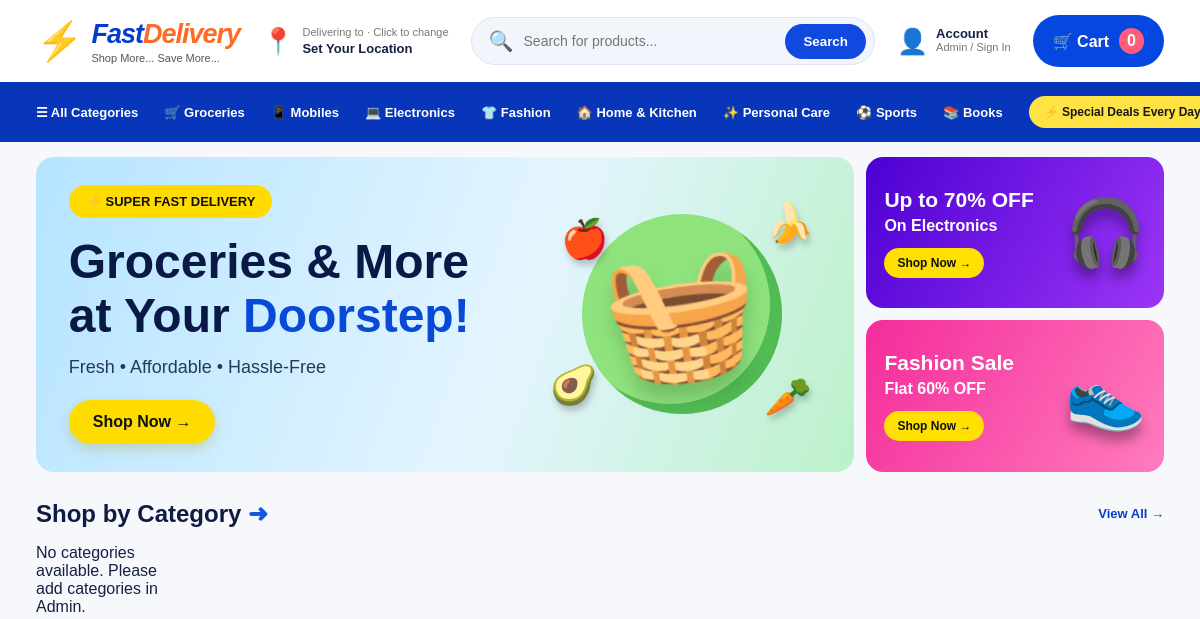
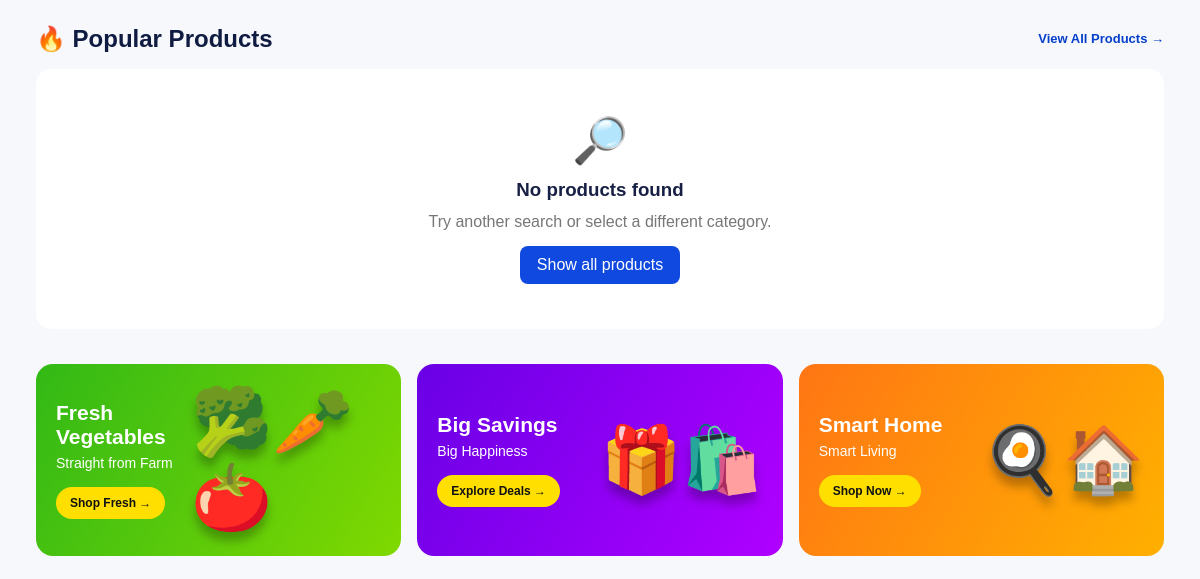
The app's page /?category=1 (upper part), older data (2 pictures, top to bottom).
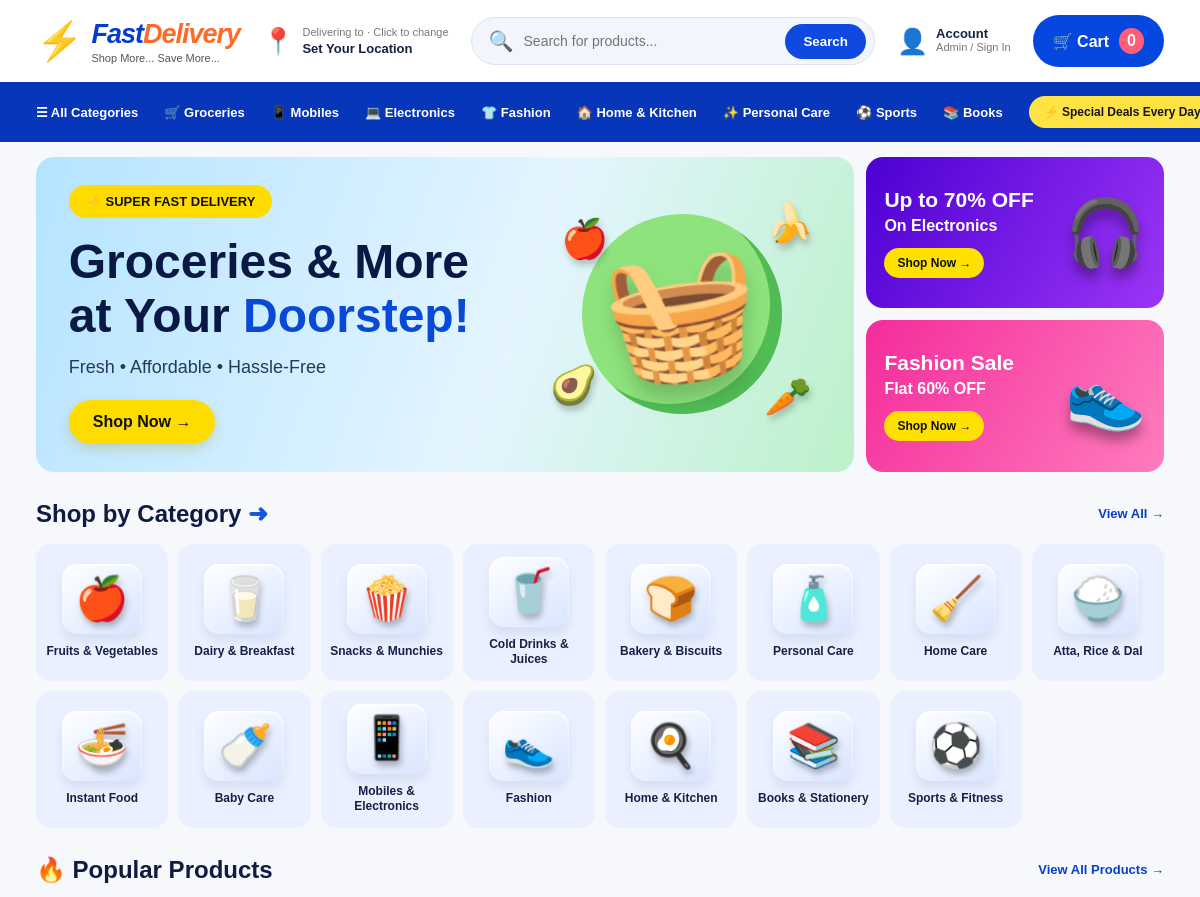
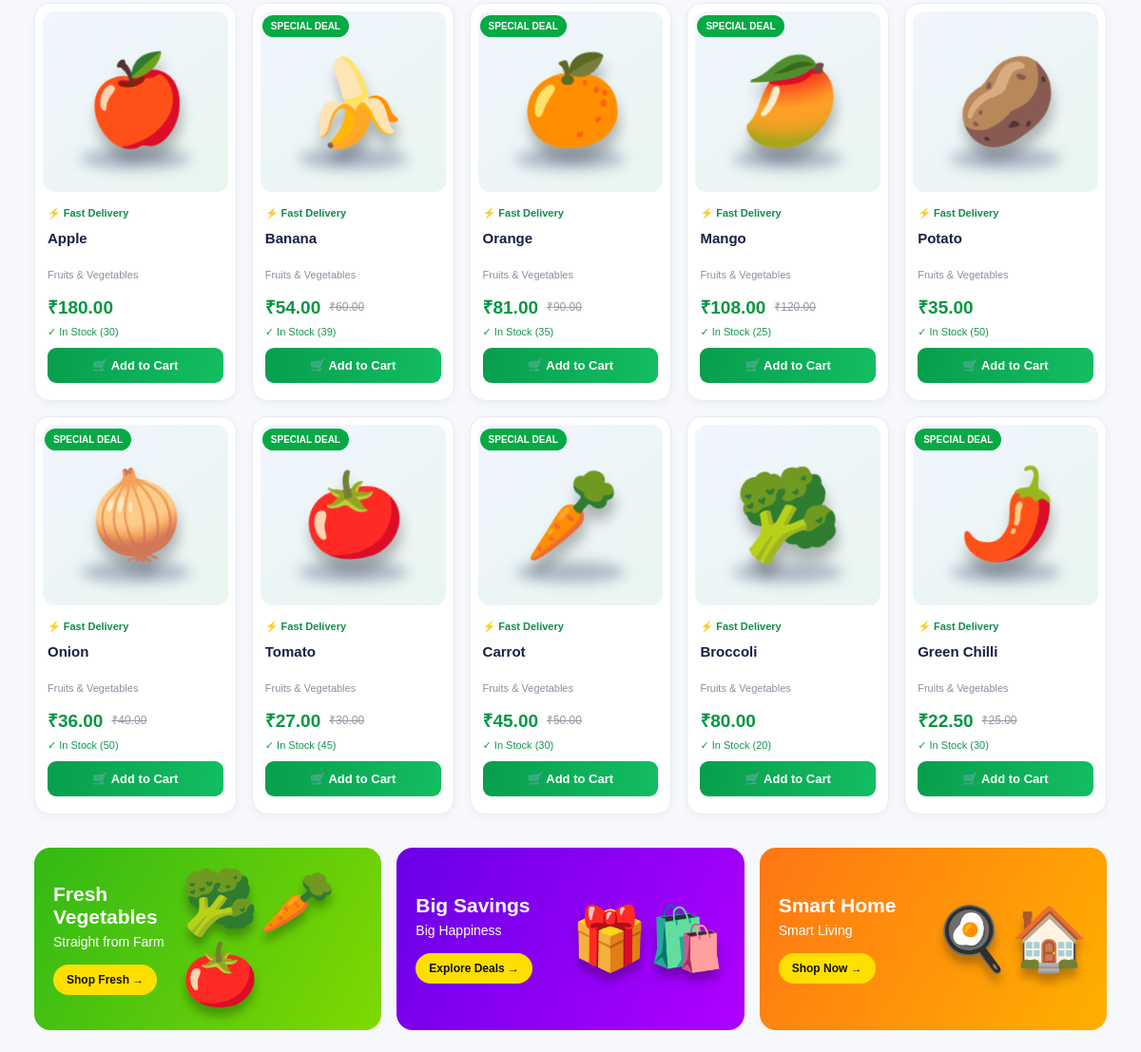
The same page, newer data (2 pictures, top to bottom).
### delivery_app/models.py (models this page shows, shortened)
class Category(models.Model):
    name = models.CharField(max_length=100)
    image = models.ImageField(
        upload_to="categories/",
        blank=True,
        null=True
    )

class Product(models.Model):
    category = models.ForeignKey(
        Category,
        on_delete=models.CASCADE,
        related_name="products"
    )
    name = models.CharField(max_length=200)
    description = models.TextField(blank=True)
    price = models.DecimalField(max_digits=10, decimal_places=2)
    discount_price = models.DecimalField(
        max_digits=10,
        decimal_places=2,
        blank=True,
        null=True
    )
    image = models.ImageField(
        upload_to="products/",
        blank=True,
        null=True
    )
    stock = models.PositiveIntegerField(default=0)
    is_available = models.BooleanField(default=True)

### delivery_app/views.py (the view)
# urls.py: path("", views.home, name="home"),
def home(request):
    categories = Category.objects.all()
    products = Product.objects.filter(is_available=True)
    search = request.GET.get("search", "").strip()
    category_id = request.GET.get("category", "").strip()
    if search:
        products = products.filter(name__icontains=search)
    if category_id:
        try:
            products = products.filter(category_id=int(category_id))
        except ValueError:
            pass
    items, total = get_cart_data(request)
    cart_count = sum(item["quantity"] for item in items)
    context = {
        "categories": categories,
        "products": products,
        "cart_count": cart_count,
        "search": search,
        "selected_category": category_id,
        "delivery_location": request.session.get(
            "delivery_location", {}
        ),
    }
    return render(
        request,
        "delivery_app/index.html",
        context
    )

### delivery_app/views.py (called while the page is built, shortened)
def get_cart_data(request):
    cart = request.session.get("cart", {})
    items = []
    total = Decimal("0.00")
    clean_cart = {}
    request.session["cart"] = clean_cart
    return items, total

### delivery_app/templates/delivery_app/index.html (shortened to what this page needs)
{% load static %}
<!DOCTYPE html>
<html lang="en">
<head>
    <link rel="stylesheet" href="{% static 'delivery_app/style.css' %}">
</head>
<body>
<header class="top-header">
    <a href="/" class="brand">
        <span class="brand-icon">⚡</span>
        <span>
            <strong>Fast<span>Delivery</span></strong>
            <small>Shop More... Save More...</small>
        </span>
    </a>
    <a href="{% url 'location' %}" class="location">
    <span class="location-icon">📍</span>
    <div>
        <small>Delivering to · Click to change</small>
        <strong>
            {% if delivery_location.city %}
                {{ delivery_location.city }} - {{ delivery_location.pincode }}
            {% else %}
                Set Your Location
            {% endif %}
        </strong>
    </div>
</a>
    <form method="GET" action="/" class="search-box">
        <span>🔍</span>
        <input type="text" name="search" value="{{ search }}"
               placeholder="Search for products...">
        <button type="submit">Search</button>
    </form>
    <a href="/admin/" class="account-link">
        <span>👤</span>
        <div><strong>Account</strong><small>Admin / Sign In</small></div>
    </a>
    <a href="{% url 'cart' %}" class="cart-button">
    🛒 Cart <span>{{ cart_count }}</span>
    </a>
</header>
<nav class="main-nav">
    <a href="/#categories">☰ All Categories</a>
    <a href="/?category=1#products">🛒 Groceries</a>
    <a href="/#products">📱 Mobiles</a>
    <a href="/#products">💻 Electronics</a>
    <a href="/#products">👕 Fashion</a>
    <a href="/#products">🏠 Home & Kitchen</a>
    <a href="/#products">✨ Personal Care</a>
    <a href="/#products">⚽ Sports</a>
    <a href="/#products">📚 Books</a>
    <span class="free-delivery">⚡ Special Deals Every Day</span>
</nav>
<main>
    <section class="hero-layout">
        <div class="hero-banner">
            <div class="hero-text">
                <span class="hero-label">⚡ SUPER FAST DELIVERY</span>
                <h1>Groceries & More<br>at Your <span>Doorstep!</span></h1>
                <p>Fresh • Affordable • Hassle-Free</p>
                <a href="#products" class="yellow-button">Shop Now →</a>
            </div>
            <div class="hero-art">
                <div class="hero-circle"></div>
                <span>🧺</span>
                <span class="hero-fruit fruit-one">🍎</span>
                <span class="hero-fruit fruit-two">🍌</span>
                <span class="hero-fruit fruit-three">🥑</span>
                <span class="hero-fruit fruit-four">🥕</span>
            </div>
        </div>
        <div class="side-banners">
            <div class="side-banner electronics-banner">
                <div>
                    <h2>Up to 70% OFF</h2>
                    <p>On Electronics</p>
                    <a href="#products">Shop Now →</a>
                </div>
                <span>🎧</span>
            </div>
            <div class="side-banner fashion-banner">
                <div>
                    <h2>Fashion Sale</h2>
                    <p>Flat 60% OFF</p>
                    <a href="#products">Shop Now →</a>
                </div>
                <span>👟</span>
            </div>
        </div>
    </section>
    <section class="section-block" id="categories">
        <div class="section-heading">
            <h2>Shop by Category <span>➜</span></h2>
            <a href="/">View All →</a>
        </div>
        <div class="category-grid">
            {% for category in categories %}
            <a href="/?category={{ category.id }}#products" class="category-card">
                {% if category.image %}
                    <img src="{{ category.image.url }}" alt="{{ category.name }}">
                {% else %}
                    <div class="category-art" data-category="{{ category.name }}">
                        <span class="category-emoji">🛍️</span>
                    </div>
                {% endif %}
                <strong>{{ category.name }}</strong>
            </a>
            {% empty %}
                <p>No categories available. Please add categories in Admin.</p>
            {% endfor %}
        </div>
    </section>
    <section class="section-block" id="products">
        <div class="section-heading">
            <h2>🔥 Popular Products</h2>
            <a href="/">View All Products →</a>
        </div>
        <div class="product-grid">
            {% for product in products %}
            <article class="product-card">
                {% if product.discount_price %}
                    <span class="discount-badge">SPECIAL DEAL</span>
                {% endif %}
                <div class="product-image">
                    {% if product.image %}
                        <img src="{{ product.image.url }}" alt="{{ product.name }}">
                    {% else %}
                        <div class="product-art"
                             data-category="{{ product.category.name }}"
                             data-name="{{ product.name }}">
                            <span class="product-emoji">🛍️</span>
                            <span class="product-platform"></span>
                        </div>
                    {% endif %}
                </div>
                <div class="product-details">
                    <span class="delivery-tag">⚡ Fast Delivery</span>
                    <h3>{{ product.name }}</h3>
                    <small class="product-category">{{ product.category.name }}</small>
                    <div class="price-row">
                        {% if product.discount_price %}
                            <strong>₹{{ product.discount_price }}</strong>
                            <del>₹{{ product.price }}</del>
                        {% else %}
                            <strong>₹{{ product.price }}</strong>
                        {% endif %}
                    </div>
                    {% if product.stock > 0 %}
                        <p class="stock-status">✓ In Stock ({{ product.stock }})</p>
                        <form method="POST" action="{% url 'add_to_cart' product.id %}">
                            <button type="submit" class="add-button">
                                🛒 Add to Cart
                            </button>
                        </form>
                    {% else %}
                        <p class="out-stock">Currently unavailable</p>
                        <button class="add-button disabled" disabled>Out of Stock</button>
                    {% endif %}
                </div>
            </article>
            {% empty %}
                <div class="no-products">
                    <span>🔎</span>
                    <h3>No products found</h3>
                    <p>Try another search or select a different category.</p>
                    <a href="/">Show all products</a>
                </div>
            {% endfor %}
        </div>
    </section>
    <section class="promotion-grid">
        <div class="promotion fresh-promo">
            <div>
                <h2>Fresh Vegetables</h2>
                <p>Straight from Farm</p>
                <a href="#products">Shop Fresh →</a>
            </div>
            <span>🥦🥕🍅</span>
        </div>
        <div class="promotion saving-promo">
            <div>
                <h2>Big Savings</h2>
                <p>Big Happiness</p>
                <a href="#products">Explore Deals →</a>
            </div>
            <span>🎁🛍️</span>
        </div>
        <div class="promotion home-promo">
            <div>
                <h2>Smart Home</h2>
                <p>Smart Living</p>
                <a href="#products">Shop Now →</a>
            </div>
            <span>🍳🏠</span>
        </div>
    </section>
</main>
</body>
</html>

Row changes from the older to the newer data that the page shows:
added Category: name "Fruits & Vegetables"
added Category: name "Dairy & Breakfast"
added Category: name "Snacks & Munchies"
added Category: name "Cold Drinks & Juices"
added Category: name "Bakery & Biscuits"
added Category: name "Personal Care"
added Category: name "Home Care"
added Category: name "Atta, Rice & Dal"
added Category: name "Instant Food"
added Category: name "Baby Care"
added Category: name "Mobiles & Electronics"
added Category: name "Fashion"
added Category: name "Home & Kitchen"
added Category: name "Books & Stationery"
added Category: name "Sports & Fitness"
added Product: name "Apple", category.name "Fruits & Vegetables", price "180.00", stock "30"
added Product: shows "SPECIAL DEAL", name "Banana", category.name "Fruits & Vegetables", discount_price "54.00", price "60.00", stock "39"
added Product: shows "SPECIAL DEAL", name "Orange", category.name "Fruits & Vegetables", discount_price "81.00", price "90.00", stock "35"
added Product: shows "SPECIAL DEAL", name "Mango", category.name "Fruits & Vegetables", discount_price "108.00", price "120.00", stock "25"
added Product: name "Potato", category.name "Fruits & Vegetables", price "35.00", stock "50"
added Product: shows "SPECIAL DEAL", name "Onion", category.name "Fruits & Vegetables", discount_price "36.00", price "40.00", stock "50"
added Product: shows "SPECIAL DEAL", name "Tomato", category.name "Fruits & Vegetables", discount_price "27.00", price "30.00", stock "45"
added Product: shows "SPECIAL DEAL", name "Carrot", category.name "Fruits & Vegetables", discount_price "45.00", price "50.00", stock "30"
added Product: name "Broccoli", category.name "Fruits & Vegetables", price "80.00", stock "20"
added Product: shows "SPECIAL DEAL", name "Green Chilli", category.name "Fruits & Vegetables", discount_price "22.50", price "25.00", stock "30"
Text that changed along with them:
text no longer shown: "No categories available. Please add categories in Admin. 🔎 No products found Try another search or select a different category. Show all products"
